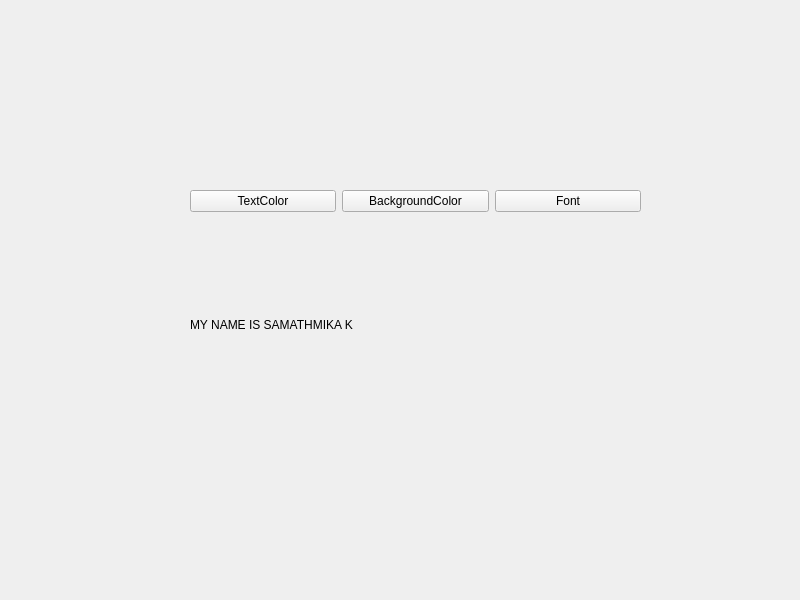
<?xml version="1.0" encoding="UTF-8"?>
<ui version="4.0">
 <class>Widget</class>
 <widget class="QWidget" name="Widget">
  <property name="geometry">
   <rect>
    <x>0</x>
    <y>0</y>
    <width>800</width>
    <height>600</height>
   </rect>
  </property>
  <property name="windowTitle">
   <string>Widget</string>
  </property>
  <widget class="QWidget" name="">
   <property name="geometry">
    <rect>
     <x>190</x>
     <y>190</y>
     <width>451</width>
     <height>241</height>
    </rect>
   </property>
   <layout class="QVBoxLayout" name="verticalLayout">
    <item>
     <layout class="QHBoxLayout" name="horizontalLayout">
      <item>
       <widget class="QPushButton" name="pushButton">
        <property name="text">
         <string>TextColor</string>
        </property>
       </widget>
      </item>
      <item>
       <widget class="QPushButton" name="pushButton_2">
        <property name="text">
         <string>BackgroundColor</string>
        </property>
       </widget>
      </item>
      <item>
       <widget class="QPushButton" name="pushButton_3">
        <property name="text">
         <string>Font</string>
        </property>
       </widget>
      </item>
     </layout>
    </item>
    <item>
     <widget class="QLabel" name="label">
      <property name="text">
       <string>MY NAME IS SAMATHMIKA K  </string>
      </property>
     </widget>
    </item>
   </layout>
  </widget>
 </widget>
 <resources/>
 <connections/>
</ui>
